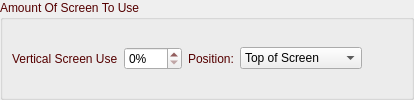
       <widget class="QGroupBox" name="groupBoxScreenUse4">
        <property name="palette">
         <palette>
          <active>
           <colorrole role="WindowText">
            <brush brushstyle="SolidPattern">
             <color alpha="255">
              <red>85</red>
              <green>0</green>
              <blue>0</blue>
             </color>
            </brush>
           </colorrole>
          </active>
          <inactive>
           <colorrole role="WindowText">
            <brush brushstyle="SolidPattern">
             <color alpha="255">
              <red>85</red>
              <green>0</green>
              <blue>0</blue>
             </color>
            </brush>
           </colorrole>
          </inactive>
          <disabled>
           <colorrole role="WindowText">
            <brush brushstyle="SolidPattern">
             <color alpha="255">
              <red>120</red>
              <green>120</green>
              <blue>120</blue>
             </color>
            </brush>
           </colorrole>
          </disabled>
         </palette>
        </property>
        <property name="title">
         <string>Amount Of Screen To Use</string>
        </property>
        <layout class="QHBoxLayout" name="horizontalLayout_36">
         <property name="leftMargin">
          <number>9</number>
         </property>
         <property name="topMargin">
          <number>9</number>
         </property>
         <property name="rightMargin">
          <number>9</number>
         </property>
         <property name="bottomMargin">
          <number>9</number>
         </property>
         <item>
          <widget class="QLabel" name="label_13">
           <property name="text">
            <string>Vertical Screen Use</string>
           </property>
          </widget>
         </item>
         <item>
          <widget class="QSpinBox" name="spinBoxScreenUse4">
           <property name="minimumSize">
            <size>
             <width>56</width>
             <height>0</height>
            </size>
           </property>
           <property name="suffix">
            <string>%</string>
           </property>
           <property name="maximum">
            <number>100</number>
           </property>
          </widget>
         </item>
         <item>
          <widget class="QLabel" name="label_14">
           <property name="text">
            <string>Position:</string>
           </property>
          </widget>
         </item>
         <item>
          <widget class="QComboBox" name="comboBoxScreenUse4">
           <property name="minimumSize">
            <size>
             <width>112</width>
             <height>0</height>
            </size>
           </property>
           <item>
            <property name="text">
             <string>Top of Screen</string>
            </property>
           </item>
           <item>
            <property name="text">
             <string>Bottom of Screen</string>
            </property>
           </item>
          </widget>
         </item>
         <item>
          <spacer name="horizontalSpacer_17">
           <property name="orientation">
            <enum>Qt::Horizontal</enum>
           </property>
           <property name="sizeHint" stdset="0">
            <size>
             <width>40</width>
             <height>20</height>
            </size>
           </property>
          </spacer>
         </item>
        </layout>
       </widget>
